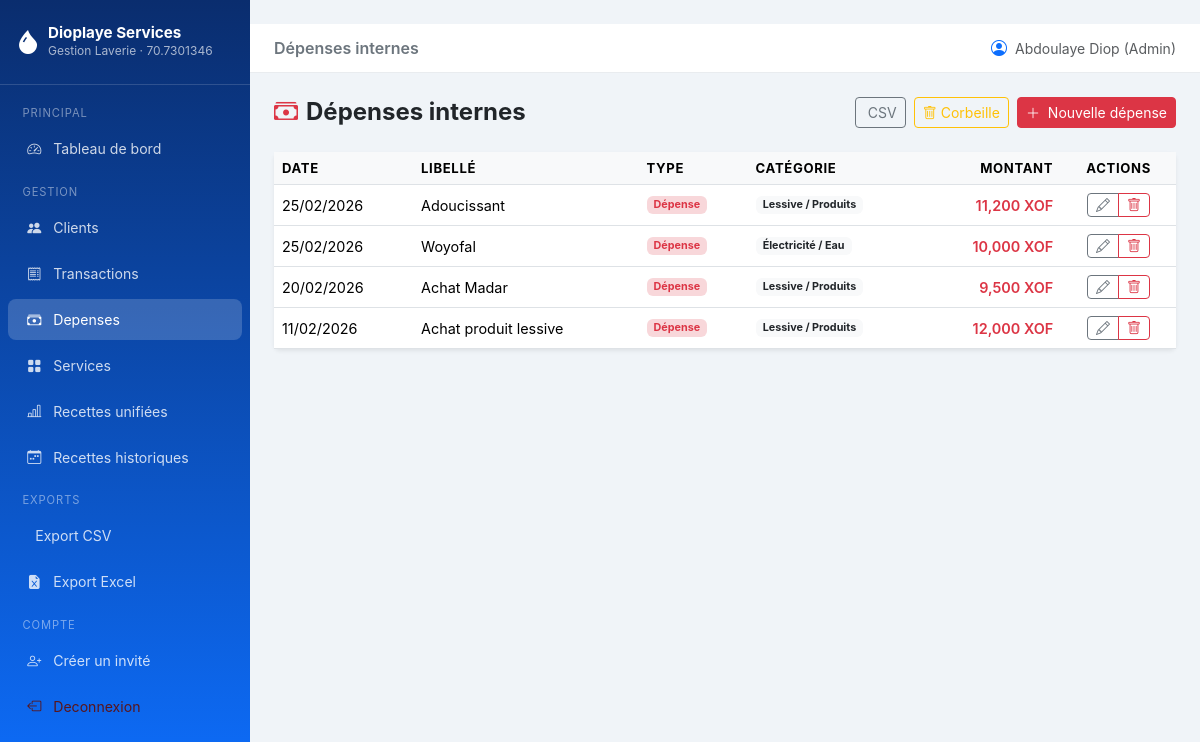
The app's page /depenses/ (signed in), older data.
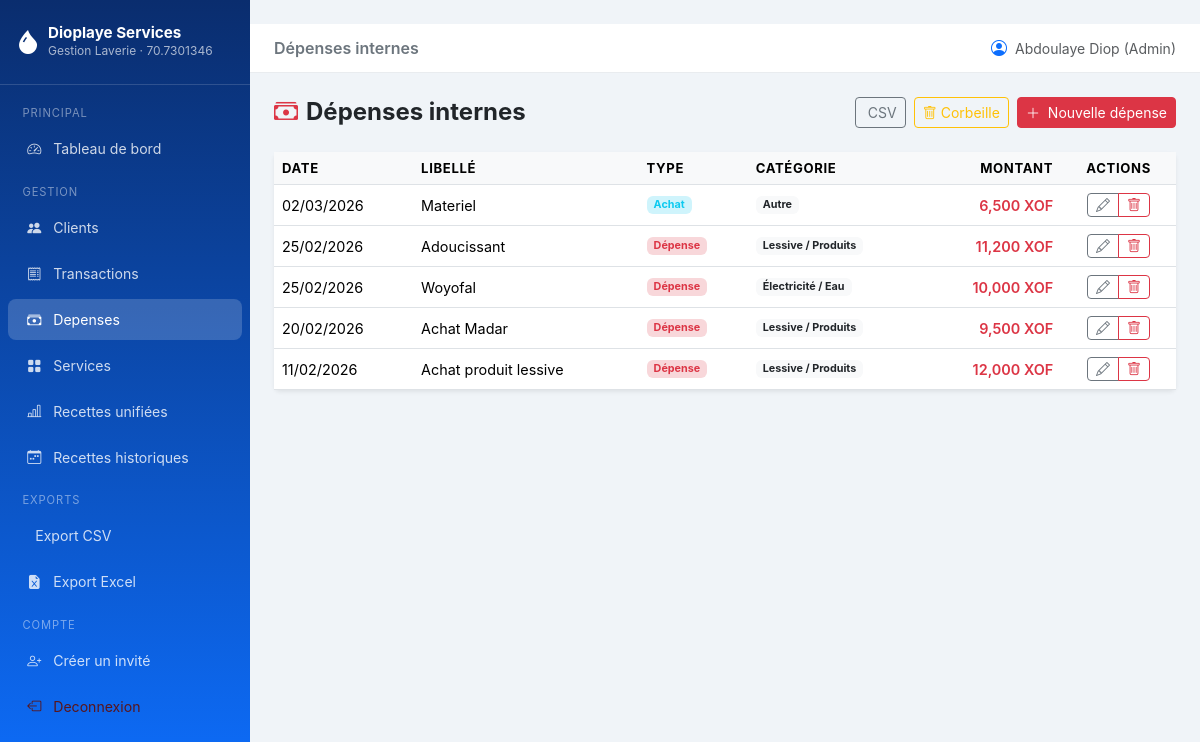
The same page, newer data.
### models.py (models this page shows, shortened)
class DepenseInterne(db.Model):
    __tablename__ = "depenses_internes"
    TYPE_CHOICES = ["depense", "achat"]
    id = db.Column(db.Integer, primary_key=True)
    libelle = db.Column(db.String(200), nullable=False)
    montant = db.Column(db.Float, nullable=False)
    type_depense = db.Column(db.String(20), nullable=False, default="depense")
    categorie = db.Column(db.String(100), nullable=True)
    date_depense = db.Column(db.Date, default=date.today)
    notes = db.Column(db.String(300), nullable=True)
    created_at = db.Column(db.DateTime, default=datetime.utcnow)
    created_by_id = db.Column(db.Integer, db.ForeignKey("users.id"), nullable=True)
    deleted_at = db.Column(db.DateTime, nullable=True)
    created_by = db.relationship("User", foreign_keys=[created_by_id])

### routes/depenses.py (the view)
@depenses_bp.route("/")
@login_required
def index():
    page = request.args.get("page", 1, type=int)
    pagination = (
        DepenseInterne.query
        .filter(DepenseInterne.deleted_at == None)  # noqa: E711
        .order_by(DepenseInterne.date_depense.desc())
        .paginate(page=page, per_page=Config.ITEMS_PER_PAGE, error_out=False)
    )
    return render_template("transactions/depenses.html",
                           depenses=pagination.items,
                           pagination=pagination)

### models.py (called while the page is built)
    @property
    def is_admin(self) -> bool:
        return (self.role or "").lower() == "admin"

### templates/transactions/depenses.html (shortened to what this page needs)
{% extends "base.html" %}
{% block page_title %}Dépenses internes{% endblock %}
{% block content %}
<div class="d-flex justify-content-between align-items-center mb-4">
  <h4 class="fw-bold mb-0"><i class="bi bi-cash-stack text-danger me-2"></i>Dépenses internes</h4>
  <div class="d-flex gap-2">
    <a href="{{ url_for('exports.depenses_csv') }}" class="btn btn-outline-secondary btn-sm">
      CSV
    </a>
    {% if current_user.is_admin %}
    <a href="{{ url_for('depenses.corbeille') }}" class="btn btn-outline-warning btn-sm">
      <i class="bi bi-trash me-1"></i>Corbeille
    </a>
    {% endif %}
    <a href="{{ url_for('depenses.create') }}" class="btn btn-danger btn-sm">
      <i class="bi bi-plus-lg me-1"></i> Nouvelle dépense
    </a>
  </div>
</div>
<div class="card border-0 shadow-sm">
  <div class="card-body p-0">
    <div class="table-responsive">
      <table class="table table-hover mb-0">
        <thead>
          <tr>
            <th>Date</th>
            <th>Libellé</th>
            <th>Type</th>
            <th>Catégorie</th>
            <th class="text-end">Montant</th>
            <th class="text-center">Actions</th>
          </tr>
        </thead>
        <tbody>
          {% for d in depenses %}
          <tr>
            <td>{{ d.date_depense.strftime("%d/%m/%Y") }}</td>
            <td>{{ d.libelle }}</td>
            <td>
              {% if d.type_depense == 'achat' %}
              <span class="badge bg-info-subtle text-info">Achat</span>
              {% else %}
              <span class="badge bg-danger-subtle text-danger">Dépense</span>
              {% endif %}
            </td>
            <td><span class="badge bg-light text-dark">{{ d.categorie or "—" }}</span></td>
            <td class="text-end fw-semibold text-danger">{{ "{:,.0f}".format(d.montant) }} XOF</td>
            <td class="text-center">
              <div class="btn-group btn-group-sm">
                <a href="{{ url_for('depenses.edit', dep_id=d.id) }}"
                   class="btn btn-outline-secondary"><i class="bi bi-pencil"></i></a>
                <button class="btn btn-outline-danger js-delete-depense"
                        data-dep-id="{{ d.id }}"
                        data-dep-nom="{{ d.libelle|e }}">
                  <i class="bi bi-trash"></i>
                </button>
              </div>
            </td>
          </tr>
          {% else %}
          <tr>
            <td colspan="6" class="text-center text-muted py-4">
              <i class="bi bi-cash-stack fs-2 d-block mb-2"></i>Aucune dépense enregistrée
            </td>
          </tr>
          {% endfor %}
        </tbody>
      </table>
    </div>
  </div>
</div>
{% endblock %}

Row changes from the older to the newer data that the page shows:
added DepenseInterne: date_depense "02/03/2026", libelle "Materiel", type_depense "Achat", categorie "Autre", montant "6,500"
